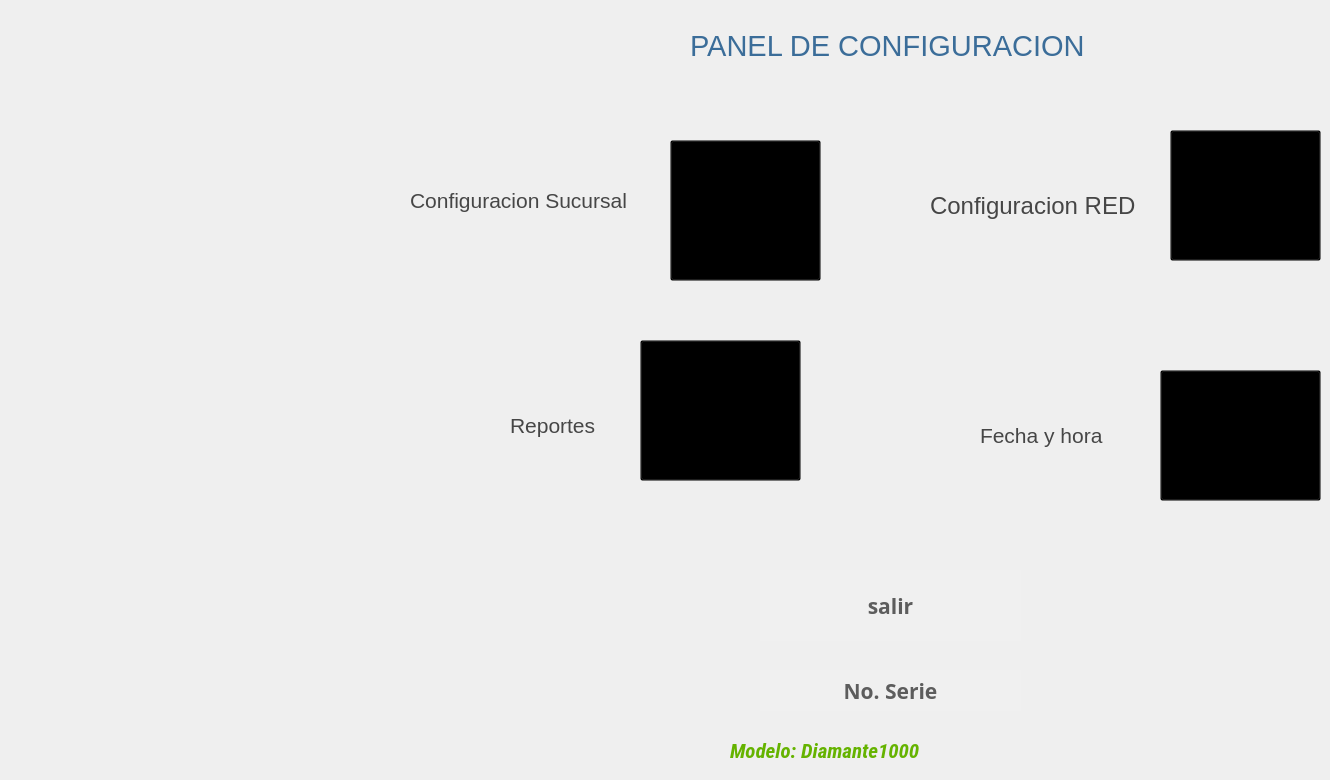
   <widget class="QWidget" name="page_5">
    <widget class="QPushButton" name="bhora">
     <property name="geometry">
      <rect>
       <x>1160</x>
       <y>370</y>
       <width>161</width>
       <height>131</height>
      </rect>
     </property>
     <property name="font">
      <font>
       <family>Sans Serif</family>
       <weight>75</weight>
       <italic>false</italic>
       <bold>true</bold>
      </font>
     </property>
     <property name="styleSheet">
      <string notr="true">background-color:transparent;
color:BLAcK;;
</string>
     </property>
     <property name="text">
      <string/>
     </property>
     <property name="icon">
      <iconset>
       <normaloff>../../iconos/clock.png</normaloff>../../iconos/clock.png</iconset>
     </property>
     <property name="iconSize">
      <size>
       <width>128</width>
       <height>128</height>
      </size>
     </property>
    </widget>
    <widget class="QLabel" name="ltime_4">
     <property name="geometry">
      <rect>
       <x>980</x>
       <y>410</y>
       <width>201</width>
       <height>51</height>
      </rect>
     </property>
     <property name="font">
      <font>
       <family>Segoe UI</family>
       <pointsize>16</pointsize>
       <weight>50</weight>
       <italic>false</italic>
       <bold>false</bold>
      </font>
     </property>
     <property name="styleSheet">
      <string notr="true">background-color:transparent;
color:rgb(70, 70, 70)
</string>
     </property>
     <property name="text">
      <string>Fecha y hora</string>
     </property>
    </widget>
    <widget class="QLabel" name="ltime_12">
     <property name="geometry">
      <rect>
       <x>410</x>
       <y>180</y>
       <width>251</width>
       <height>41</height>
      </rect>
     </property>
     <property name="font">
      <font>
       <family>Segoe UI</family>
       <pointsize>16</pointsize>
       <weight>50</weight>
       <italic>false</italic>
       <bold>false</bold>
      </font>
     </property>
     <property name="styleSheet">
      <string notr="true">background-color:transparent;
color:rgb(70, 70, 70)
</string>
     </property>
     <property name="text">
      <string>Configuracion Sucursal</string>
     </property>
    </widget>
    <widget class="QLabel" name="ltime_20">
     <property name="geometry">
      <rect>
       <x>510</x>
       <y>410</y>
       <width>141</width>
       <height>31</height>
      </rect>
     </property>
     <property name="font">
      <font>
       <family>Segoe UI</family>
       <pointsize>16</pointsize>
       <weight>50</weight>
       <italic>false</italic>
       <bold>false</bold>
      </font>
     </property>
     <property name="styleSheet">
      <string notr="true">background-color:transparent;
color:rgb(70, 70, 70)
</string>
     </property>
     <property name="text">
      <string>Reportes</string>
     </property>
    </widget>
    <widget class="QPushButton" name="bsucursal">
     <property name="geometry">
      <rect>
       <x>670</x>
       <y>140</y>
       <width>151</width>
       <height>141</height>
      </rect>
     </property>
     <property name="font">
      <font>
       <family>Sans Serif</family>
       <weight>75</weight>
       <italic>false</italic>
       <bold>true</bold>
      </font>
     </property>
     <property name="layoutDirection">
      <enum>Qt::RightToLeft</enum>
     </property>
     <property name="styleSheet">
      <string notr="true">background-color:transparent;
color:BLAcK;;
</string>
     </property>
     <property name="text">
      <string/>
     </property>
     <property name="icon">
      <iconset>
       <normaloff>../../iconos/config.png</normaloff>../../iconos/config.png</iconset>
     </property>
     <property name="iconSize">
      <size>
       <width>150</width>
       <height>150</height>
      </size>
     </property>
    </widget>
    <widget class="QPushButton" name="breporte">
     <property name="geometry">
      <rect>
       <x>640</x>
       <y>340</y>
       <width>161</width>
       <height>141</height>
      </rect>
     </property>
     <property name="font">
      <font>
       <family>Sans Serif</family>
       <weight>75</weight>
       <italic>false</italic>
       <bold>true</bold>
      </font>
     </property>
     <property name="styleSheet">
      <string notr="true">background-color:transparent;
color:BLAcK;;
</string>
     </property>
     <property name="text">
      <string/>
     </property>
     <property name="icon">
      <iconset>
       <normaloff>../../iconos/pencil-and-filled-paper-sheet.png</normaloff>../../iconos/pencil-and-filled-paper-sheet.png</iconset>
     </property>
     <property name="iconSize">
      <size>
       <width>128</width>
       <height>128</height>
      </size>
     </property>
    </widget>
    <widget class="QPushButton" name="bred">
     <property name="geometry">
      <rect>
       <x>1170</x>
       <y>130</y>
       <width>151</width>
       <height>131</height>
      </rect>
     </property>
     <property name="font">
      <font>
       <family>Sans Serif</family>
       <weight>75</weight>
       <italic>false</italic>
       <bold>true</bold>
      </font>
     </property>
     <property name="styleSheet">
      <string notr="true">background-color:transparent;
color:BLAcK;;
</string>
     </property>
     <property name="text">
      <string/>
     </property>
     <property name="icon">
      <iconset>
       <normaloff>../../iconos/ethernet.png</normaloff>../../iconos/ethernet.png</iconset>
     </property>
     <property name="iconSize">
      <size>
       <width>150</width>
       <height>150</height>
      </size>
     </property>
     <property name="default">
      <bool>false</bool>
     </property>
     <property name="flat">
      <bool>false</bool>
     </property>
    </widget>
    <widget class="QLabel" name="ltime_3">
     <property name="geometry">
      <rect>
       <x>930</x>
       <y>190</y>
       <width>261</width>
       <height>31</height>
      </rect>
     </property>
     <property name="font">
      <font>
       <family>Segoe UI</family>
       <pointsize>18</pointsize>
       <weight>50</weight>
       <italic>false</italic>
       <bold>false</bold>
      </font>
     </property>
     <property name="styleSheet">
      <string notr="true">background-color:transparent;
color:rgb(70, 70, 70)
</string>
     </property>
     <property name="text">
      <string>Configuracion RED</string>
     </property>
    </widget>
    <widget class="QLabel" name="lmodelo">
     <property name="enabled">
      <bool>true</bool>
     </property>
     <property name="geometry">
      <rect>
       <x>730</x>
       <y>730</y>
       <width>431</width>
       <height>41</height>
      </rect>
     </property>
     <property name="font">
      <font>
       <family>Roboto Condensed</family>
       <pointsize>16</pointsize>
       <weight>75</weight>
       <italic>true</italic>
       <bold>true</bold>
      </font>
     </property>
     <property name="autoFillBackground">
      <bool>false</bool>
     </property>
     <property name="styleSheet">
      <string notr="true">background-color:transparent;
color:rgb(101, 179, 0)</string>
     </property>
     <property name="lineWidth">
      <number>4</number>
     </property>
     <property name="midLineWidth">
      <number>3</number>
     </property>
     <property name="text">
      <string>Modelo: Diamante1000</string>
     </property>
     <property name="scaledContents">
      <bool>false</bool>
     </property>
     <property name="openExternalLinks">
      <bool>false</bool>
     </property>
    </widget>
    <widget class="QPushButton" name="bnoserie">
     <property name="geometry">
      <rect>
       <x>760</x>
       <y>670</y>
       <width>261</width>
       <height>41</height>
      </rect>
     </property>
     <property name="font">
      <font>
       <family>Ubuntu Mono</family>
       <pointsize>16</pointsize>
       <weight>75</weight>
       <italic>false</italic>
       <bold>true</bold>
       <underline>false</underline>
      </font>
     </property>
     <property name="toolTip">
      <string>Ayuda</string>
     </property>
     <property name="toolTipDuration">
      <number>3</number>
     </property>
     <property name="whatsThis">
      <string extracomment="help"/>
     </property>
     <property name="styleSheet">
      <string notr="true">background-color:rgb(240, 240, 240);
color:rgb(93, 93, 93);
border-radius:80%</string>
     </property>
     <property name="text">
      <string>No. Serie</string>
     </property>
     <property name="icon">
      <iconset>
       <normaloff>../../../../../../cajsSATELITE/eum/app/cajeroF/iconos/fl.png</normaloff>../../../../../../cajsSATELITE/eum/app/cajeroF/iconos/fl.png</iconset>
     </property>
     <property name="iconSize">
      <size>
       <width>40</width>
       <height>40</height>
      </size>
     </property>
    </widget>
    <widget class="QPushButton" name="bsalirConfig">
     <property name="geometry">
      <rect>
       <x>760</x>
       <y>570</y>
       <width>261</width>
       <height>71</height>
      </rect>
     </property>
     <property name="font">
      <font>
       <family>Ubuntu Mono</family>
       <pointsize>16</pointsize>
       <weight>75</weight>
       <italic>false</italic>
       <bold>true</bold>
       <underline>false</underline>
      </font>
     </property>
     <property name="toolTip">
      <string>Ayuda</string>
     </property>
     <property name="toolTipDuration">
      <number>3</number>
     </property>
     <property name="whatsThis">
      <string extracomment="help"/>
     </property>
     <property name="styleSheet">
      <string notr="true">background-color:rgb(240, 240, 240);
color:rgb(93, 93, 93);
border-radius:80%</string>
     </property>
     <property name="text">
      <string>salir</string>
     </property>
     <property name="icon">
      <iconset>
       <normaloff>../../../../../../cajsSATELITE/eum/app/cajeroF/iconos/fb5.png</normaloff>../../../../../../cajsSATELITE/eum/app/cajeroF/iconos/fb5.png</iconset>
     </property>
     <property name="iconSize">
      <size>
       <width>40</width>
       <height>40</height>
      </size>
     </property>
    </widget>
    <widget class="QLabel" name="ltime_32">
     <property name="geometry">
      <rect>
       <x>690</x>
       <y>30</y>
       <width>491</width>
       <height>31</height>
      </rect>
     </property>
     <property name="font">
      <font>
       <family>Segoe UI</family>
       <pointsize>22</pointsize>
       <weight>50</weight>
       <italic>false</italic>
       <bold>false</bold>
      </font>
     </property>
     <property name="styleSheet">
      <string notr="true">background-color:transparent;
color:rgb(59, 109, 153);

</string>
     </property>
     <property name="text">
      <string>PANEL DE CONFIGURACION</string>
     </property>
    </widget>
   </widget>
